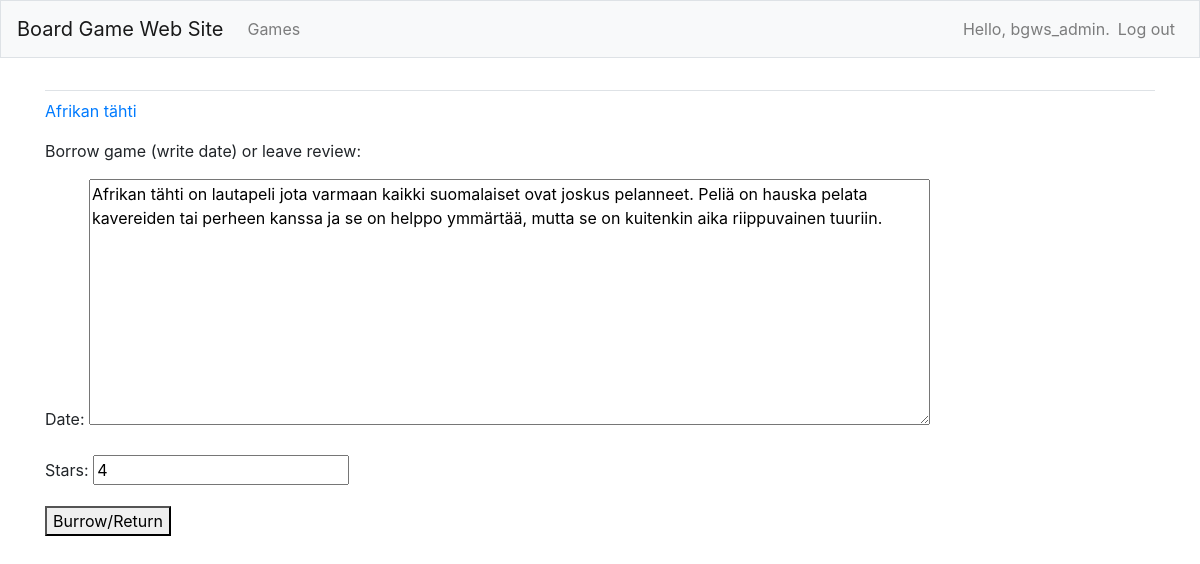
The page /edit_review/1/ (signed in) on the database its author committed.
### board_game_web_sites/models.py (models this page shows, shortened)
class Board_game(models.Model) :
    name = models.CharField(max_length=100)
    description = models.CharField(max_length=1000, null=True)
    date_added = models.DateTimeField(auto_now_add=True)
    date_modified = models.DateTimeField(auto_now=True)
    owner = models.ForeignKey(User, on_delete=models.CASCADE)
    def __str__(self):
        return self.name

class Review(models.Model):
    my_review = models.TextField(max_length=250)
    stars = models.IntegerField()
    date_added = models.DateTimeField(auto_now_add=True)
    date_modified = models.DateTimeField(auto_now=True)
    game = models.ForeignKey(Board_game, on_delete=models.CASCADE)
    owner = models.ForeignKey(User, on_delete=models.CASCADE)

### board_game_web_sites/views.py (the view)
# urls.py: path('edit_review/<int:review_id>/', views.edit_review, name = 'edit_review'),
@login_required
def edit_review(request, review_id):
    review = Review.objects.get(id=review_id)
    game = review.game
    if review.owner != request.user:
        raise Http404
    if request.method != 'POST':
        form = ReviewForm(instance=review)
    else:
        form = ReviewForm(instance=review, data=request.POST)
    if form.is_valid():
        form.save()
        return redirect('board_game_web_sites:game', game_id=game.id)
    context = {'review': review, 'game': game, 'form': form}
    return render(request, 'board_game_web_sites/edit_review.html', context)

### board_game_web_sites/forms.py
class ReviewForm(forms.ModelForm):
    class Meta:
        model = Review
        fields = ['my_review', 'stars']
        labels = {'my_review':'Date:'}
        widgets = {'my_review': forms.Textarea(attrs={'cols': 80})}

### board_game_web_sites/templates/board_game_web_sites/edit_review.html (shortened to what this page needs)
{% extends "board_game_web_sites/base.html" %}
{% block content %}
 <p><a href="{% url 'board_game_web_sites:game' game.id %}">{{ game }}</a></p>
 <p>Borrow game (write date) or leave review:</p>
<form action="{% url 'board_game_web_sites:edit_review' review.id %}" method='post'>
 {{ form.as_p }}
<button name="submit">Burrow/Return</button>
 </form>
{% endblock content %}

### board_game_web_sites/templates/board_game_web_sites/base.html (shortened to what this page needs)
{% load bootstrap4 %}
<!DOCTYPE html>
<html lang="en">
<head>
  {% bootstrap_css %}
</head>
<body>
  <nav class="navbar navbar-expand-md navbar-light bg-light mb-4 border">
      <a class="navbar-brand" href="{% url 'board_game_web_sites:index' %}">
        Board Game Web Site</a>
      <div class="collapse navbar-collapse" id="navbarCollapse">
        <ul class="navbar-nav mr-auto">
          <li class="nav-item">
          <a class="nav-link" href="{% url 'board_game_web_sites:games' %}">Games</a></li>
        </ul>
        <ul class="nav navbar-nav ml-auto">
          {% if user.is_authenticated %}
          <li class="nav-item">
            <span class="navbar-text"}>Hello, {{ user.username }}.</span>
          </li>
          <li class="nav-item">
            <a class="nav-link" href="{% url 'users:logout' %}">Log out</a>
          </li>
          {% else %}
          <li class="nav-item">
            <a class="nav-link" href="{% url 'users:register' %}">Register</a>
          </li>
          <li class="nav-item">
            <a class="nav-link" href="{% url 'users:login' %}">Log in</a></li>
          {% endif %}
        </ul>
      </div>
    </nav>
  <main role="main" class="container">
    <div class="pb-2 mb-2 border-bottom">
  </div>
    <div>
      {% block content %}{% endblock content %}
    </div>
  </main>
</body>
</html>

### rows shown on the page
Board_game: name "Afrikan tähti"
Review: my_review "Afrikan tähti on lautapeli jota varmaan kaikki suomalaiset ovat joskus pelanneet. Peliä on hauska pelata kavereiden tai perheen kanssa ja se on helppo ymmärtää, mutta se on kuitenkin aika riippuvainen tuuriin.", stars "4"

### other values the page prints
{{ user.username }} "bgws_admin"
